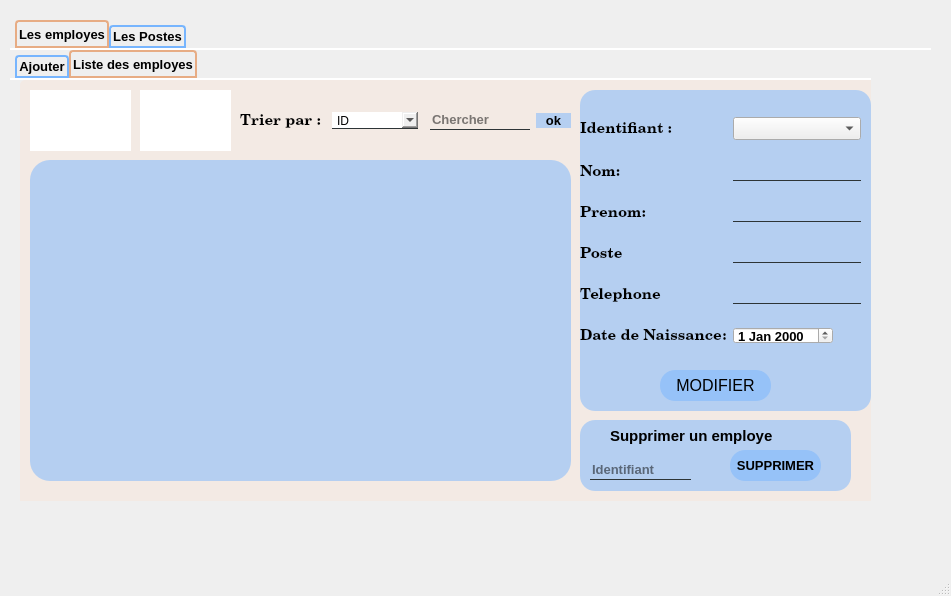
<?xml version="1.0" encoding="UTF-8"?>
<ui version="4.0">
 <class>MainWindow</class>
 <widget class="QMainWindow" name="MainWindow">
  <property name="geometry">
   <rect>
    <x>0</x>
    <y>0</y>
    <width>951</width>
    <height>596</height>
   </rect>
  </property>
  <property name="windowTitle">
   <string>MainWindow</string>
  </property>
  <property name="autoFillBackground">
   <bool>false</bool>
  </property>
  <property name="styleSheet">
   <string notr="true">QTabWidget::pane { 
     border-top: 2px solid #FFFFFF;
 }

 QTabWidget::tab-bar {
     left: 5px;
 }

 QTabBar::tab {
  background: qlineargradient(x1: 0, y1: 0, x2: 0, y2: 1,
                                 stop: 0 #1b83fe, stop: 0.4 #4399fe,
                                 stop: 0.5 #5da7fe, stop: 1.0 #77b5fe);
     border: 2px solid #77b5fe;
    /* border-bottom-color: #FFFFFF; */
     border-top-left-radius: 4px;
     border-top-right-radius: 4px;
     min-width: 8ex;
     padding: 2px;
 }

QTabBar::tab:hover {
  border-color: #FFFFFF;
 }

 QTabBar::tab:selected {
    
     background: qlineargradient(x1: 0, y1: 0, x2: 0, y2: 1,
                                 stop: 0 #f7e5d9, stop: 0.4 #f1ceb7,
                                 stop: 0.5 #ecbd9d, stop: 1.0 #e7ac84);
     border-color: #e7ac84;
    /* border-bottom-color: #FFFFFF; */
 }


 QTabBar::tab:!selected {
     margin-top: 5px; 
 }

QFrame#frame,#frame_3,#frame_5,#frame_6{
background:rgba(247,229,217,0.5);
border-radius:5px;
}

QFrame#frame_2,#frame_4,#frame1_3,#frame1{
background:rgba(119,181,254,0.5);
border-radius:15px;
}
QLineEdit{
background:transparent;
border:none;
border-bottom:1px solid #2d3436;
}
QPushButton{
background:  rgba(119,181,254,0.5);
border-radius:20px;
border-radius:15px;
}
QPushButton:hover{
background:  rgba(119,181,254);
color:white;
}
QTableView {
background:rgba(119,181,254,0.5);
border-radius:20px;
  
 }</string>
  </property>
  <widget class="QWidget" name="centralwidget">
   <widget class="QTabWidget" name="tabWidget">
    <property name="geometry">
     <rect>
      <x>10</x>
      <y>20</y>
      <width>921</width>
      <height>551</height>
     </rect>
    </property>
    <property name="font">
     <font>
      <pointsize>10</pointsize>
      <weight>75</weight>
      <bold>true</bold>
     </font>
    </property>
    <property name="currentIndex">
     <number>0</number>
    </property>
    <widget class="QWidget" name="leschantiers">
     <attribute name="title">
      <string>Les employes</string>
     </attribute>
     <widget class="QTabWidget" name="tabWidget_2">
      <property name="geometry">
       <rect>
        <x>0</x>
        <y>0</y>
        <width>861</width>
        <height>451</height>
       </rect>
      </property>
      <property name="font">
       <font>
        <pointsize>10</pointsize>
        <weight>75</weight>
        <bold>true</bold>
       </font>
      </property>
      <property name="currentIndex">
       <number>1</number>
      </property>
      <widget class="QWidget" name="ajouter">
       <attribute name="title">
        <string>Ajouter</string>
       </attribute>
       <widget class="QFrame" name="frame">
        <property name="geometry">
         <rect>
          <x>-30</x>
          <y>0</y>
          <width>871</width>
          <height>431</height>
         </rect>
        </property>
        <property name="frameShape">
         <enum>QFrame::StyledPanel</enum>
        </property>
        <property name="frameShadow">
         <enum>QFrame::Raised</enum>
        </property>
        <widget class="QFrame" name="frame_2">
         <property name="geometry">
          <rect>
           <x>50</x>
           <y>30</y>
           <width>441</width>
           <height>371</height>
          </rect>
         </property>
         <property name="frameShape">
          <enum>QFrame::StyledPanel</enum>
         </property>
         <property name="frameShadow">
          <enum>QFrame::Raised</enum>
         </property>
         <widget class="QWidget" name="gridLayoutWidget">
          <property name="geometry">
           <rect>
            <x>20</x>
            <y>10</y>
            <width>411</width>
            <height>261</height>
           </rect>
          </property>
          <layout class="QGridLayout" name="gridLayout">
           <property name="sizeConstraint">
            <enum>QLayout::SetDefaultConstraint</enum>
           </property>
           <property name="horizontalSpacing">
            <number>6</number>
           </property>
           <item row="0" column="1">
            <widget class="QLineEdit" name="lineEditid"/>
           </item>
           <item row="1" column="0">
            <widget class="QLabel" name="label_2">
             <property name="font">
              <font>
               <family>Century</family>
               <pointsize>11</pointsize>
              </font>
             </property>
             <property name="text">
              <string>Nom</string>
             </property>
            </widget>
           </item>
           <item row="5" column="0">
            <widget class="QLabel" name="label_5">
             <property name="font">
              <font>
               <family>Century</family>
               <pointsize>11</pointsize>
              </font>
             </property>
             <property name="text">
              <string>Date de naissance: </string>
             </property>
            </widget>
           </item>
           <item row="0" column="0">
            <widget class="QLabel" name="label">
             <property name="font">
              <font>
               <family>Century</family>
               <pointsize>11</pointsize>
              </font>
             </property>
             <property name="text">
              <string>Identifiant :</string>
             </property>
            </widget>
           </item>
           <item row="3" column="0">
            <widget class="QLabel" name="label_4">
             <property name="font">
              <font>
               <family>Century</family>
               <pointsize>11</pointsize>
              </font>
             </property>
             <property name="text">
              <string>Poste:</string>
             </property>
            </widget>
           </item>
           <item row="2" column="1">
            <widget class="QLineEdit" name="lineEditprenom"/>
           </item>
           <item row="5" column="1">
            <widget class="QDateEdit" name="dateEditddn">
             <property name="minimumSize">
              <size>
               <width>100</width>
               <height>0</height>
              </size>
             </property>
             <property name="maximumSize">
              <size>
               <width>12</width>
               <height>17</height>
              </size>
             </property>
             <property name="tabletTracking">
              <bool>false</bool>
             </property>
            </widget>
           </item>
           <item row="1" column="1">
            <widget class="QLineEdit" name="lineEditnom"/>
           </item>
           <item row="2" column="0">
            <widget class="QLabel" name="label_3">
             <property name="font">
              <font>
               <family>Century</family>
               <pointsize>11</pointsize>
              </font>
             </property>
             <property name="text">
              <string>Prenom</string>
             </property>
            </widget>
           </item>
           <item row="4" column="1">
            <widget class="QLineEdit" name="lineEdittelephone"/>
           </item>
           <item row="4" column="0">
            <widget class="QLabel" name="label_13">
             <property name="font">
              <font>
               <family>Century</family>
               <pointsize>11</pointsize>
              </font>
             </property>
             <property name="text">
              <string>Telephone</string>
             </property>
            </widget>
           </item>
           <item row="3" column="1">
            <widget class="QComboBox" name="comboBox_post"/>
           </item>
          </layout>
         </widget>
         <widget class="QPushButton" name="pushButton">
          <property name="geometry">
           <rect>
            <x>110</x>
            <y>320</y>
            <width>211</width>
            <height>31</height>
           </rect>
          </property>
          <property name="font">
           <font>
            <pointsize>18</pointsize>
            <weight>50</weight>
            <bold>false</bold>
           </font>
          </property>
          <property name="text">
           <string>AJOUTER</string>
          </property>
         </widget>
        </widget>
        <widget class="QGraphicsView" name="graphicsView">
         <property name="geometry">
          <rect>
           <x>550</x>
           <y>100</y>
           <width>281</width>
           <height>251</height>
          </rect>
         </property>
         <property name="styleSheet">
          <string notr="true">border-image: url(:/perso.png);
border-radius:10px;</string>
         </property>
        </widget>
       </widget>
      </widget>
      <widget class="QWidget" name="listedeschantiers">
       <attribute name="title">
        <string>Liste des employes</string>
       </attribute>
       <widget class="QFrame" name="frame_3">
        <property name="geometry">
         <rect>
          <x>10</x>
          <y>0</y>
          <width>881</width>
          <height>451</height>
         </rect>
        </property>
        <property name="frameShape">
         <enum>QFrame::StyledPanel</enum>
        </property>
        <property name="frameShadow">
         <enum>QFrame::Raised</enum>
        </property>
        <widget class="QTableView" name="tableViewEmploye">
         <property name="geometry">
          <rect>
           <x>10</x>
           <y>80</y>
           <width>541</width>
           <height>321</height>
          </rect>
         </property>
        </widget>
        <widget class="QFrame" name="frame_4">
         <property name="geometry">
          <rect>
           <x>560</x>
           <y>10</y>
           <width>291</width>
           <height>321</height>
          </rect>
         </property>
         <property name="frameShape">
          <enum>QFrame::StyledPanel</enum>
         </property>
         <property name="frameShadow">
          <enum>QFrame::Raised</enum>
         </property>
         <widget class="QWidget" name="gridLayoutWidget_2">
          <property name="geometry">
           <rect>
            <x>0</x>
            <y>10</y>
            <width>281</width>
            <height>261</height>
           </rect>
          </property>
          <layout class="QGridLayout" name="gridLayout_2">
           <property name="sizeConstraint">
            <enum>QLayout::SetDefaultConstraint</enum>
           </property>
           <property name="horizontalSpacing">
            <number>6</number>
           </property>
           <item row="0" column="0">
            <widget class="QLabel" name="label_6">
             <property name="font">
              <font>
               <family>Century</family>
               <pointsize>11</pointsize>
              </font>
             </property>
             <property name="text">
              <string>Identifiant :</string>
             </property>
            </widget>
           </item>
           <item row="3" column="1">
            <widget class="QLineEdit" name="lineEditposte_2"/>
           </item>
           <item row="2" column="1">
            <widget class="QLineEdit" name="lineEditprenom_2"/>
           </item>
           <item row="1" column="0">
            <widget class="QLabel" name="label_10">
             <property name="font">
              <font>
               <family>Century</family>
               <pointsize>11</pointsize>
              </font>
             </property>
             <property name="text">
              <string>Nom:</string>
             </property>
            </widget>
           </item>
           <item row="3" column="0">
            <widget class="QLabel" name="label_8">
             <property name="font">
              <font>
               <family>Century</family>
               <pointsize>11</pointsize>
              </font>
             </property>
             <property name="text">
              <string>Poste</string>
             </property>
            </widget>
           </item>
           <item row="2" column="0">
            <widget class="QLabel" name="label_7">
             <property name="font">
              <font>
               <family>Century</family>
               <pointsize>11</pointsize>
              </font>
             </property>
             <property name="text">
              <string>Prenom:</string>
             </property>
            </widget>
           </item>
           <item row="1" column="1">
            <widget class="QLineEdit" name="lineEditadres_2"/>
           </item>
           <item row="5" column="0">
            <widget class="QLabel" name="label_9">
             <property name="font">
              <font>
               <family>Century</family>
               <pointsize>11</pointsize>
              </font>
             </property>
             <property name="text">
              <string>Date de Naissance:</string>
             </property>
            </widget>
           </item>
           <item row="5" column="1">
            <widget class="QDateEdit" name="dateEdit_2">
             <property name="minimumSize">
              <size>
               <width>100</width>
               <height>0</height>
              </size>
             </property>
             <property name="maximumSize">
              <size>
               <width>12</width>
               <height>17</height>
              </size>
             </property>
             <property name="tabletTracking">
              <bool>false</bool>
             </property>
            </widget>
           </item>
           <item row="4" column="0">
            <widget class="QLabel" name="label_12">
             <property name="font">
              <font>
               <family>Century</family>
               <pointsize>11</pointsize>
              </font>
             </property>
             <property name="text">
              <string>Telephone</string>
             </property>
            </widget>
           </item>
           <item row="0" column="1">
            <widget class="QComboBox" name="comboBox_5"/>
           </item>
           <item row="4" column="1">
            <widget class="QLineEdit" name="lineEdittel"/>
           </item>
          </layout>
         </widget>
         <widget class="QPushButton" name="modifierchantier">
          <property name="geometry">
           <rect>
            <x>80</x>
            <y>280</y>
            <width>111</width>
            <height>31</height>
           </rect>
          </property>
          <property name="font">
           <font>
            <pointsize>12</pointsize>
            <weight>50</weight>
            <bold>false</bold>
           </font>
          </property>
          <property name="text">
           <string>MODIFIER</string>
          </property>
         </widget>
        </widget>
        <widget class="QWidget" name="horizontalLayoutWidget">
         <property name="geometry">
          <rect>
           <x>220</x>
           <y>20</y>
           <width>178</width>
           <height>41</height>
          </rect>
         </property>
         <layout class="QHBoxLayout" name="horizontalLayout">
          <item>
           <widget class="QLabel" name="label_11">
            <property name="font">
             <font>
              <family>Century</family>
              <pointsize>11</pointsize>
             </font>
            </property>
            <property name="text">
             <string>Trier par :</string>
            </property>
           </widget>
          </item>
          <item>
           <widget class="QComboBox" name="comboBox">
            <property name="layoutDirection">
             <enum>Qt::LeftToRight</enum>
            </property>
            <property name="styleSheet">
             <string notr="true">QComboBox{
border:none;
border-bottom:1px solid #2d3436;
}
QComboBox::hover{
background: rgba(119,181,254,0.5);
}</string>
            </property>
            <item>
             <property name="text">
              <string>ID</string>
             </property>
            </item>
            <item>
             <property name="text">
              <string>nom</string>
             </property>
            </item>
            <item>
             <property name="text">
              <string>prenom</string>
             </property>
            </item>
            <item>
             <property name="text">
              <string>poste</string>
             </property>
            </item>
            <item>
             <property name="text">
              <string>telephone</string>
             </property>
            </item>
            <item>
             <property name="text">
              <string>dde</string>
             </property>
            </item>
           </widget>
          </item>
         </layout>
        </widget>
        <widget class="QWidget" name="horizontalLayoutWidget_2">
         <property name="geometry">
          <rect>
           <x>410</x>
           <y>20</y>
           <width>141</width>
           <height>41</height>
          </rect>
         </property>
         <layout class="QHBoxLayout" name="horizontalLayout_2">
          <item>
           <widget class="QLineEdit" name="lineEdit_18">
            <property name="maximumSize">
             <size>
              <width>100</width>
              <height>20</height>
             </size>
            </property>
            <property name="placeholderText">
             <string>Chercher</string>
            </property>
           </widget>
          </item>
          <item>
           <widget class="QPushButton" name="pb_ok1">
            <property name="text">
             <string>ok</string>
            </property>
           </widget>
          </item>
         </layout>
        </widget>
        <widget class="QFrame" name="frame1_3">
         <property name="geometry">
          <rect>
           <x>560</x>
           <y>340</y>
           <width>271</width>
           <height>71</height>
          </rect>
         </property>
         <property name="frameShape">
          <enum>QFrame::StyledPanel</enum>
         </property>
         <property name="frameShadow">
          <enum>QFrame::Raised</enum>
         </property>
         <widget class="QLabel" name="label_65">
          <property name="geometry">
           <rect>
            <x>30</x>
            <y>0</y>
            <width>221</width>
            <height>31</height>
           </rect>
          </property>
          <property name="font">
           <font>
            <pointsize>11</pointsize>
            <weight>75</weight>
            <bold>true</bold>
           </font>
          </property>
          <property name="styleSheet">
           <string notr="true">QLabel{
color: black;

border: none;
}</string>
          </property>
          <property name="text">
           <string>Supprimer un employe </string>
          </property>
         </widget>
         <widget class="QLineEdit" name="lineEdit_19">
          <property name="geometry">
           <rect>
            <x>10</x>
            <y>40</y>
            <width>101</width>
            <height>20</height>
           </rect>
          </property>
          <property name="placeholderText">
           <string>Identifiant</string>
          </property>
         </widget>
         <widget class="QPushButton" name="supprimeremploye">
          <property name="geometry">
           <rect>
            <x>150</x>
            <y>30</y>
            <width>91</width>
            <height>31</height>
           </rect>
          </property>
          <property name="text">
           <string>SUPPRIMER</string>
          </property>
         </widget>
        </widget>
        <widget class="QGraphicsView" name="graphicsView_2">
         <property name="geometry">
          <rect>
           <x>120</x>
           <y>10</y>
           <width>91</width>
           <height>61</height>
          </rect>
         </property>
         <property name="styleSheet">
          <string notr="true">border-image: url(:/suppr.png);

border-radius:10px;</string>
         </property>
        </widget>
        <widget class="QGraphicsView" name="graphicsView_4">
         <property name="geometry">
          <rect>
           <x>10</x>
           <y>10</y>
           <width>101</width>
           <height>61</height>
          </rect>
         </property>
         <property name="styleSheet">
          <string notr="true">border-image: url(:/modif.png);
border-radius:10px;</string>
         </property>
        </widget>
       </widget>
      </widget>
     </widget>
    </widget>
    <widget class="QWidget" name="tab_2">
     <attribute name="title">
      <string>Les Postes</string>
     </attribute>
     <widget class="QTabWidget" name="tabWidget_3">
      <property name="geometry">
       <rect>
        <x>0</x>
        <y>0</y>
        <width>841</width>
        <height>451</height>
       </rect>
      </property>
      <property name="font">
       <font>
        <pointsize>10</pointsize>
       </font>
      </property>
      <property name="currentIndex">
       <number>0</number>
      </property>
      <widget class="QWidget" name="tab">
       <attribute name="title">
        <string>Ajouter</string>
       </attribute>
       <widget class="QFrame" name="frame_6">
        <property name="geometry">
         <rect>
          <x>-10</x>
          <y>0</y>
          <width>881</width>
          <height>441</height>
         </rect>
        </property>
        <property name="frameShape">
         <enum>QFrame::StyledPanel</enum>
        </property>
        <property name="frameShadow">
         <enum>QFrame::Raised</enum>
        </property>
        <widget class="QFrame" name="frame1">
         <property name="geometry">
          <rect>
           <x>30</x>
           <y>10</y>
           <width>441</width>
           <height>401</height>
          </rect>
         </property>
         <property name="frameShape">
          <enum>QFrame::StyledPanel</enum>
         </property>
         <property name="frameShadow">
          <enum>QFrame::Raised</enum>
         </property>
         <widget class="QLabel" name="label_64">
          <property name="geometry">
           <rect>
            <x>90</x>
            <y>20</y>
            <width>191</width>
            <height>16</height>
           </rect>
          </property>
          <property name="font">
           <font>
            <pointsize>11</pointsize>
            <weight>75</weight>
            <bold>true</bold>
           </font>
          </property>
          <property name="styleSheet">
           <string notr="true">QLabel{
color: black;

border: none;
}</string>
          </property>
          <property name="text">
           <string>Ajouter une poste</string>
          </property>
         </widget>
         <widget class="QWidget" name="gridLayoutWidget_3">
          <property name="geometry">
           <rect>
            <x>10</x>
            <y>50</y>
            <width>431</width>
            <height>251</height>
           </rect>
          </property>
          <layout class="QGridLayout" name="gridLayout_3">
           <item row="3" column="0">
            <widget class="QLabel" name="label_14">
             <property name="font">
              <font>
               <family>Century</family>
               <pointsize>11</pointsize>
              </font>
             </property>
             <property name="text">
              <string>Horaire</string>
             </property>
            </widget>
           </item>
           <item row="4" column="0">
            <widget class="QLabel" name="label_58">
             <property name="font">
              <font>
               <family>Century</family>
               <pointsize>11</pointsize>
              </font>
             </property>
             <property name="text">
              <string>Salaire:</string>
             </property>
            </widget>
           </item>
           <item row="0" column="0">
            <widget class="QLabel" name="label_54">
             <property name="font">
              <font>
               <family>Century</family>
               <pointsize>11</pointsize>
              </font>
             </property>
             <property name="text">
              <string>Identifiant :</string>
             </property>
            </widget>
           </item>
           <item row="4" column="1">
            <widget class="QLineEdit" name="lineEditsalaire"/>
           </item>
           <item row="1" column="0">
            <widget class="QLabel" name="label_55">
             <property name="font">
              <font>
               <family>Century</family>
               <pointsize>11</pointsize>
              </font>
             </property>
             <property name="text">
              <string>Grade:</string>
             </property>
            </widget>
           </item>
           <item row="0" column="1">
            <widget class="QLineEdit" name="lineEditid_5"/>
           </item>
           <item row="1" column="1">
            <widget class="QLineEdit" name="lineEditgrade"/>
           </item>
           <item row="3" column="1">
            <widget class="QLineEdit" name="lineEdithoraire"/>
           </item>
           <item row="2" column="0">
            <widget class="QLabel" name="label_56">
             <property name="font">
              <font>
               <family>Century</family>
               <pointsize>11</pointsize>
              </font>
             </property>
             <property name="text">
              <string>Avantage:</string>
             </property>
            </widget>
           </item>
           <item row="2" column="1">
            <widget class="QLineEdit" name="lineEditavantage"/>
           </item>
          </layout>
         </widget>
         <widget class="QPushButton" name="pushButton_2">
          <property name="geometry">
           <rect>
            <x>110</x>
            <y>340</y>
            <width>211</width>
            <height>31</height>
           </rect>
          </property>
          <property name="font">
           <font>
            <pointsize>18</pointsize>
            <weight>50</weight>
            <bold>false</bold>
           </font>
          </property>
          <property name="text">
           <string>AJOUTER</string>
          </property>
         </widget>
        </widget>
        <widget class="QGraphicsView" name="graphicsView_3">
         <property name="geometry">
          <rect>
           <x>510</x>
           <y>110</y>
           <width>291</width>
           <height>231</height>
          </rect>
         </property>
         <property name="styleSheet">
          <string notr="true">border-image: url(:/aaaaa.png);
border-radius:10px;</string>
         </property>
        </widget>
       </widget>
      </widget>
      <widget class="QWidget" name="tab_3">
       <attribute name="title">
        <string>Liste des  postes</string>
       </attribute>
       <widget class="QFrame" name="frame_5">
        <property name="geometry">
         <rect>
          <x>9</x>
          <y>0</y>
          <width>831</width>
          <height>421</height>
         </rect>
        </property>
        <property name="frameShape">
         <enum>QFrame::StyledPanel</enum>
        </property>
        <property name="frameShadow">
         <enum>QFrame::Raised</enum>
        </property>
        <widget class="QFrame" name="frame_7">
         <property name="geometry">
          <rect>
           <x>-10</x>
           <y>10</y>
           <width>900</width>
           <height>421</height>
          </rect>
         </property>
         <property name="frameShape">
          <enum>QFrame::StyledPanel</enum>
         </property>
         <property name="frameShadow">
          <enum>QFrame::Raised</enum>
         </property>
         <widget class="QTableView" name="tableViewposte">
          <property name="geometry">
           <rect>
            <x>10</x>
            <y>80</y>
            <width>541</width>
            <height>321</height>
           </rect>
          </property>
         </widget>
         <widget class="QFrame" name="frame_8">
          <property name="geometry">
           <rect>
            <x>560</x>
            <y>10</y>
            <width>271</width>
            <height>321</height>
           </rect>
          </property>
          <property name="frameShape">
           <enum>QFrame::StyledPanel</enum>
          </property>
          <property name="frameShadow">
           <enum>QFrame::Raised</enum>
          </property>
          <widget class="QWidget" name="gridLayoutWidget_4">
           <property name="geometry">
            <rect>
             <x>0</x>
             <y>20</y>
             <width>271</width>
             <height>251</height>
            </rect>
           </property>
           <layout class="QGridLayout" name="gridLayout_4">
            <property name="sizeConstraint">
             <enum>QLayout::SetDefaultConstraint</enum>
            </property>
            <property name="horizontalSpacing">
             <number>6</number>
            </property>
            <item row="2" column="0">
             <widget class="QLabel" name="label_18">
              <property name="font">
               <font>
                <family>Century</family>
                <pointsize>11</pointsize>
               </font>
              </property>
              <property name="text">
               <string>Avantage:</string>
              </property>
             </widget>
            </item>
            <item row="1" column="1">
             <widget class="QLineEdit" name="lineEditadres_3"/>
            </item>
            <item row="4" column="0">
             <widget class="QLabel" name="label_20">
              <property name="font">
               <font>
                <family>Century</family>
                <pointsize>11</pointsize>
               </font>
              </property>
              <property name="text">
               <string>Salaire:</string>
              </property>
             </widget>
            </item>
            <item row="3" column="0">
             <widget class="QLabel" name="label_17">
              <property name="font">
               <font>
                <family>Century</family>
                <pointsize>11</pointsize>
               </font>
              </property>
              <property name="text">
               <string>Horaire:</string>
              </property>
             </widget>
            </item>
            <item row="1" column="0">
             <widget class="QLabel" name="label_16">
              <property name="font">
               <font>
                <family>Century</family>
                <pointsize>11</pointsize>
               </font>
              </property>
              <property name="text">
               <string>Grade:</string>
              </property>
             </widget>
            </item>
            <item row="2" column="1">
             <widget class="QLineEdit" name="lineEditsurface_4"/>
            </item>
            <item row="0" column="0">
             <widget class="QLabel" name="label_15">
              <property name="font">
               <font>
                <family>Century</family>
                <pointsize>11</pointsize>
               </font>
              </property>
              <property name="text">
               <string>Identifiant :</string>
              </property>
             </widget>
            </item>
            <item row="3" column="1">
             <widget class="QLineEdit" name="lineEditbudget_4"/>
            </item>
            <item row="4" column="1">
             <widget class="QLineEdit" name="lineEditbudget_5"/>
            </item>
            <item row="0" column="1">
             <widget class="QComboBox" name="comboBox_4"/>
            </item>
           </layout>
          </widget>
          <widget class="QPushButton" name="modifierchantier_2">
           <property name="geometry">
            <rect>
             <x>80</x>
             <y>270</y>
             <width>111</width>
             <height>31</height>
            </rect>
           </property>
           <property name="font">
            <font>
             <pointsize>12</pointsize>
             <weight>50</weight>
             <bold>false</bold>
            </font>
           </property>
           <property name="text">
            <string>MODIFIER</string>
           </property>
          </widget>
         </widget>
         <widget class="QWidget" name="horizontalLayoutWidget_3">
          <property name="geometry">
           <rect>
            <x>220</x>
            <y>20</y>
            <width>178</width>
            <height>41</height>
           </rect>
          </property>
          <layout class="QHBoxLayout" name="horizontalLayout_3">
           <item>
            <widget class="QLabel" name="label_21">
             <property name="font">
              <font>
               <family>Century</family>
               <pointsize>11</pointsize>
              </font>
             </property>
             <property name="text">
              <string>Trier par :</string>
             </property>
            </widget>
           </item>
           <item>
            <widget class="QComboBox" name="comboBox_2">
             <property name="layoutDirection">
              <enum>Qt::LeftToRight</enum>
             </property>
             <property name="styleSheet">
              <string notr="true">QComboBox{
border:none;
border-bottom:1px solid #2d3436;
}
QComboBox::hover{
background: rgba(119,181,254,0.5);
}</string>
             </property>
             <item>
              <property name="text">
               <string>id</string>
              </property>
             </item>
             <item>
              <property name="text">
               <string>grade</string>
              </property>
             </item>
             <item>
              <property name="text">
               <string>avantage</string>
              </property>
             </item>
             <item>
              <property name="text">
               <string>horaire</string>
              </property>
             </item>
             <item>
              <property name="text">
               <string>salaire</string>
              </property>
             </item>
            </widget>
           </item>
          </layout>
         </widget>
         <widget class="QWidget" name="horizontalLayoutWidget_4">
          <property name="geometry">
           <rect>
            <x>410</x>
            <y>20</y>
            <width>169</width>
            <height>41</height>
           </rect>
          </property>
          <layout class="QHBoxLayout" name="horizontalLayout_4">
           <item>
            <widget class="QLineEdit" name="lineEdit_20">
             <property name="maximumSize">
              <size>
               <width>100</width>
               <height>20</height>
              </size>
             </property>
             <property name="placeholderText">
              <string>Chercher</string>
             </property>
            </widget>
           </item>
           <item>
            <widget class="QPushButton" name="pb_ok1_2">
             <property name="text">
              <string>ok</string>
             </property>
            </widget>
           </item>
          </layout>
         </widget>
         <widget class="QFrame" name="frame1_4">
          <property name="geometry">
           <rect>
            <x>560</x>
            <y>320</y>
            <width>271</width>
            <height>71</height>
           </rect>
          </property>
          <property name="frameShape">
           <enum>QFrame::StyledPanel</enum>
          </property>
          <property name="frameShadow">
           <enum>QFrame::Raised</enum>
          </property>
          <widget class="QLineEdit" name="lineEdit_21">
           <property name="geometry">
            <rect>
             <x>10</x>
             <y>40</y>
             <width>101</width>
             <height>20</height>
            </rect>
           </property>
           <property name="placeholderText">
            <string>Identifiant</string>
           </property>
          </widget>
          <widget class="QPushButton" name="supprimerposte_2">
           <property name="geometry">
            <rect>
             <x>150</x>
             <y>30</y>
             <width>91</width>
             <height>31</height>
            </rect>
           </property>
           <property name="text">
            <string>SUPPRIMER</string>
           </property>
          </widget>
         </widget>
         <widget class="QGraphicsView" name="graphicsView_5">
          <property name="geometry">
           <rect>
            <x>120</x>
            <y>10</y>
            <width>91</width>
            <height>61</height>
           </rect>
          </property>
          <property name="styleSheet">
           <string notr="true">border-image: url(:/suppr.png);

border-radius:10px;</string>
          </property>
         </widget>
         <widget class="QGraphicsView" name="graphicsView_6">
          <property name="geometry">
           <rect>
            <x>10</x>
            <y>10</y>
            <width>101</width>
            <height>61</height>
           </rect>
          </property>
          <property name="styleSheet">
           <string notr="true">border-image: url(:/modif.png);
border-radius:10px;</string>
          </property>
         </widget>
         <widget class="QLabel" name="label_66">
          <property name="geometry">
           <rect>
            <x>580</x>
            <y>310</y>
            <width>221</width>
            <height>41</height>
           </rect>
          </property>
          <property name="font">
           <font>
            <pointsize>11</pointsize>
            <weight>75</weight>
            <bold>true</bold>
           </font>
          </property>
          <property name="styleSheet">
           <string notr="true">QLabel{
color: black;

border: none;
}</string>
          </property>
          <property name="text">
           <string>Supprimer une poste </string>
          </property>
         </widget>
        </widget>
       </widget>
      </widget>
     </widget>
    </widget>
   </widget>
  </widget>
  <widget class="QMenuBar" name="menubar">
   <property name="geometry">
    <rect>
     <x>0</x>
     <y>0</y>
     <width>951</width>
     <height>21</height>
    </rect>
   </property>
  </widget>
  <widget class="QStatusBar" name="statusbar"/>
 </widget>
 <resources/>
 <connections/>
</ui>
